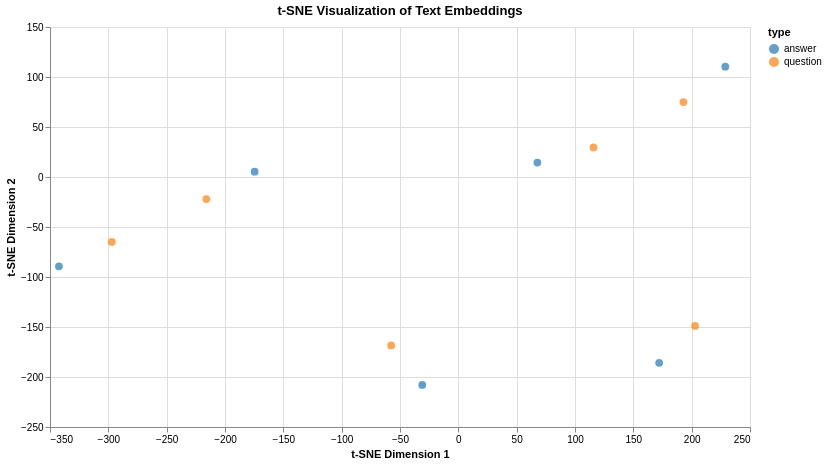

The notebook cell this image was saved under:
### Markdown cell above
Alternatively, we can use t-SNE:

### Code cell
embed_utils.visualize_embeddings(
    sentences, embeddings, method="tsne",
    tsne_params={"perplexity": 3}, color_by="type"
).interactive()

### Figure 1 — Vega-Lite specification as saved in the notebook (floating-point values rounded to 4 significant figures)
{"config": {"view": {"continuousWidth": 300, "continuousHeight": 300}}, "data": {"name": "data-6213a32a1e1781beee6a7cc22d14ffca"}, "mark": {"type": "circle", "size": 60}, "encoding": {"color": {"field": "type", "scale": {"scheme": "category10"}, "type": "nominal"}, "tooltip": [{"field": "text", "type": "nominal"}, {"field": "type", "type": "nominal"}, {"field": "topic", "type": "nominal"}], "x": {"field": "dim_1", "scale": {"zero": false}, "title": "t-SNE Dimension 1", "type": "quantitative"}, "y": {"field": "dim_2", "scale": {"zero": false}, "title": "t-SNE Dimension 2", "type": "quantitative"}}, "height": 400, "params": [{"name": "param_8", "select": {"type": "interval", "encodings": ["x", "y"]}, "bind": "scales"}], "title": "t-SNE Visualization of Text Embeddings", "width": 700, "$schema": "https://vega.github.io/schema/vega-lite/v5.20.1.json", "datasets": {"data-6213a32a1e1781beee6a7cc22d14ffca": [{"text": "What is an API?", "type": "question", "topic": "DNA", "dim_1": 115.8, "dim_2": 29.58}, {"text": "What is Annotation?", "type": "question", "topic": "Antibodies", "dim_1": -297.0, "dim_2": -64.94}, {"text": "What is the role of mitochondria in cells?", "type": "question", "topic": "Mitochondria", "dim_1": -57.56, "dim_2": -168.4}, {"text": "What is a neuron?", "type": "question", "topic": "Neuron", "dim_1": 202.9, "dim_2": -148.9}, {"text": "What is the function of insulin?", "type": "question", "topic": "Insulin", "dim_1": -216.0, "dim_2": -22.09}, {"text": "What is a virus?", "type": "question", "topic": "Virus", "dim_1": 192.9, "dim_2": 74.88}, {"text": "An API (Application Programming Interface) is a set of rules and tools that allows different software applications to communicate with each other.", "type": "answer", "topic": "DNA", "dim_1": 67.74, "dim_2": 14.45}, {"text": "An annotation is a note, label, or metadata added to code, data, or documents to provide additional information without affecting the core functionality.", "type": "answer", "topic": "Antibodies", "dim_1": -342.3, "dim_2": -89.35}, {"text": "Mitochondria are organelles that generate energy for the cell through cellular respiration", "type": "answer", "topic": "Mitochondria", "dim_1": -30.9, "dim_2": -208.0}, {"text": "A neuron is a specialized cell that transmits nerve impulses in the nervous system", "type": "answer", "topic": "Neuron", "dim_1": 172.1, "dim_2": -185.8}, {"text": "Insulin is a hormone that regulates blood glucose levels in the body", "type": "answer", "topic": "Insulin", "dim_1": -174.6, "dim_2": 5.339}, {"text": "A virus is a microscopic infectious agent that can only replicate inside living cells", "type": "answer", "topic": "Virus", "dim_1": 228.8, "dim_2": 110.3}]}}
